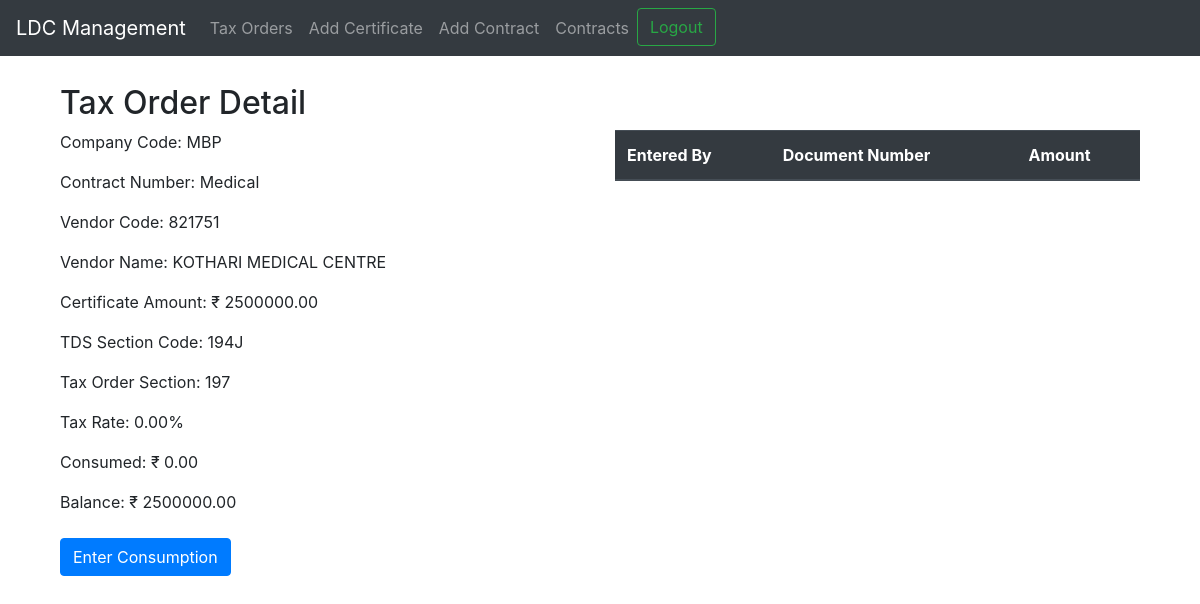
Page /tax_order_detail/3/ (signed in) on the committed database.
### taxorders/models.py (models this page shows)
class TaxOrder(models.Model):
    company_code = models.CharField(max_length=3)
    contract_number = models.CharField(max_length=255)
    vendor_code = models.CharField(max_length=6)
    vendor_name = models.CharField(max_length=255)
    certificate_number = models.CharField(max_length=10)
    certificate_date = models.DateField()
    certificate_amount = models.DecimalField(max_digits=15, decimal_places=2)
    tds_section_code = models.CharField(max_length=4)
    tax_order_section = models.CharField(max_length=3)
    tax_rate = models.DecimalField(max_digits=5, decimal_places=2)
    consumed = models.DecimalField(max_digits=15, decimal_places=2, default=0)
    balance = models.DecimalField(max_digits=15, decimal_places=2, default=0)
    sectioncode = models.CharField(max_length=3,default="CP")
    fiscalyear =models.IntegerField(default=2023, max_length=4)

### taxorders/views.py (the view)
# urls.py: path('tax_order_detail/<int:tax_order_id>/', views.tax_order_detail, name='tax_order_detail'),
@login_required
def tax_order_detail(request, tax_order_id):
    tax_order = get_object_or_404(TaxOrder, pk=tax_order_id)
    tax_order_cons = list(CertificateConsumption.objects.filter(tax_order=tax_order.id))
    if tax_order_cons != "":
        tax_order_consd = tax_order_cons
    else:
        tax_order_consd = ""
    return render(request, 'taxorders/tax_order_detail.html', {'tax_order': tax_order,'tax_order_cons': tax_order_consd})

### taxorders/templates/taxorders/tax_order_detail.html (shortened to what this page needs)
{% extends 'base.html' %}
{% block content %}
  <div class="container mt-4">
    <h2>Tax Order Detail</h2>
    <div class="row">
      <div class="col-md-6">
        <p>Company Code: {{ tax_order.company_code }}</p>
        <p>Contract Number: {{ tax_order.contract_number }}</p>
        <p>Vendor Code: {{ tax_order.vendor_code }}</p>
        <p>Vendor Name: {{ tax_order.vendor_name }}</p>
        <p>Certificate Amount: &#8377; {{ tax_order.certificate_amount }}</p>
        <p>TDS Section Code: {{ tax_order.tds_section_code }}</p>
        <p>Tax Order Section: {{ tax_order.tax_order_section }}</p>
        <p>Tax Rate: {{ tax_order.tax_rate }}%</p>
        <p>Consumed: &#8377; {{ tax_order.consumed }}</p>
        <p>Balance: &#8377; {{ tax_order.balance }}</p>
      </div>
      <div class="col-md-6">
        <table class="table">
          <thead class="thead-dark">
            <tr>
              <th>Entered By</th>
              <th>Document Number</th>
              <th>Amount</th>
            </tr>
          </thead>
        </table>
      </div>
    </div>
    <a href="{% url 'enter_consumption' tax_order.id %}" class="btn btn-primary mt-2">Enter Consumption</a>
  </div>
{% endblock %}

### taxorders/templates/base.html (style rules this page uses)
body { padding-top: 60px; }

### rows in the picture
TaxOrder: company_code "MBP", contract_number "Medical", vendor_code "821751", vendor_name "KOTHARI MEDICAL CENTRE", certificate_amount "2500000.00", tds_section_code "194J", tax_order_section "197", tax_rate "0.00", consumed "0.00", balance "2500000.00"
